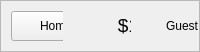
     <widget class="QFrame" name="frame">
      <property name="maximumSize">
       <size>
        <width>16777215</width>
        <height>50</height>
       </size>
      </property>
      <property name="frameShape">
       <enum>QFrame::Shape::StyledPanel</enum>
      </property>
      <property name="frameShadow">
       <enum>QFrame::Shadow::Raised</enum>
      </property>
      <layout class="QHBoxLayout" name="horizontalLayout">
       <property name="leftMargin">
        <number>0</number>
       </property>
       <property name="topMargin">
        <number>0</number>
       </property>
       <property name="rightMargin">
        <number>0</number>
       </property>
       <property name="bottomMargin">
        <number>0</number>
       </property>
       <item>
        <widget class="QWidget" name="widget" native="true">
         <property name="minimumSize">
          <size>
           <width>0</width>
           <height>50</height>
          </size>
         </property>
         <widget class="QPushButton" name="homeButton">
          <property name="geometry">
           <rect>
            <x>10</x>
            <y>10</y>
            <width>90</width>
            <height>30</height>
           </rect>
          </property>
          <property name="text">
           <string>Home</string>
          </property>
         </widget>
         <widget class="QPushButton" name="Minigame1_Button">
          <property name="geometry">
           <rect>
            <x>110</x>
            <y>10</y>
            <width>90</width>
            <height>30</height>
           </rect>
          </property>
          <property name="text">
           <string>Minigame 1</string>
          </property>
         </widget>
         <widget class="QPushButton" name="Minigame2_Button">
          <property name="geometry">
           <rect>
            <x>210</x>
            <y>10</y>
            <width>90</width>
            <height>30</height>
           </rect>
          </property>
          <property name="text">
           <string>Minigame 2</string>
          </property>
         </widget>
         <widget class="QPushButton" name="Minigame3_Button">
          <property name="geometry">
           <rect>
            <x>310</x>
            <y>10</y>
            <width>90</width>
            <height>30</height>
           </rect>
          </property>
          <property name="text">
           <string>Minigame 3</string>
          </property>
         </widget>
        </widget>
       </item>
       <item>
        <widget class="QWidget" name="widget_2" native="true">
         <property name="maximumSize">
          <size>
           <width>150</width>
           <height>16777215</height>
          </size>
         </property>
         <widget class="QLabel" name="cashLabel">
          <property name="geometry">
           <rect>
            <x>0</x>
            <y>10</y>
            <width>140</width>
            <height>30</height>
           </rect>
          </property>
          <property name="font">
           <font>
            <pointsize>14</pointsize>
           </font>
          </property>
          <property name="text">
           <string>&lt;html&gt;&lt;head/&gt;&lt;body&gt;&lt;p&gt;$100&lt;/p&gt;&lt;/body&gt;&lt;/html&gt;</string>
          </property>
          <property name="alignment">
           <set>Qt::AlignmentFlag::AlignCenter</set>
          </property>
         </widget>
        </widget>
       </item>
       <item>
        <widget class="QWidget" name="widget_3" native="true">
         <property name="maximumSize">
          <size>
           <width>200</width>
           <height>16777215</height>
          </size>
         </property>
         <widget class="QLabel" name="label">
          <property name="geometry">
           <rect>
            <x>0</x>
            <y>10</y>
            <width>90</width>
            <height>30</height>
           </rect>
          </property>
          <property name="text">
           <string>Guest</string>
          </property>
          <property name="alignment">
           <set>Qt::AlignmentFlag::AlignCenter</set>
          </property>
         </widget>
         <widget class="QPushButton" name="LoginButton">
          <property name="geometry">
           <rect>
            <x>100</x>
            <y>10</y>
            <width>90</width>
            <height>30</height>
           </rect>
          </property>
          <property name="text">
           <string>Log in</string>
          </property>
         </widget>
        </widget>
       </item>
      </layout>
     </widget>
